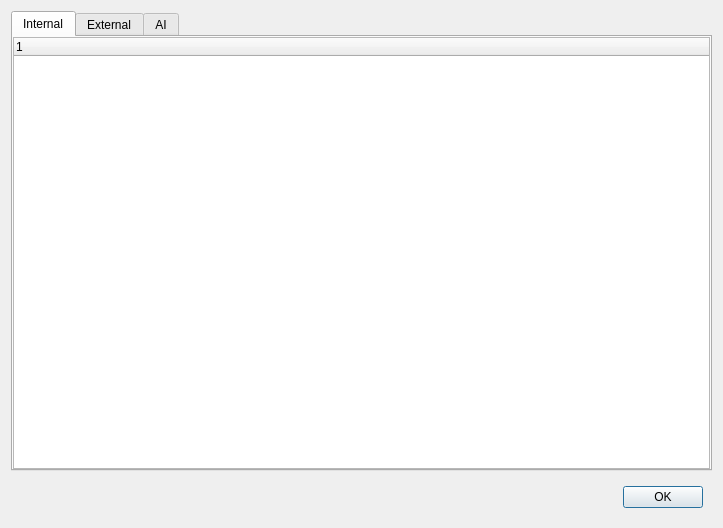
<?xml version="1.0" encoding="UTF-8"?>
<ui version="4.0">
 <class>ModuleInfoDialog</class>
 <widget class="QDialog" name="ModuleInfoDialog">
  <property name="geometry">
   <rect>
    <x>0</x>
    <y>0</y>
    <width>723</width>
    <height>528</height>
   </rect>
  </property>
  <property name="windowTitle">
   <string>Dialog</string>
  </property>
  <layout class="QVBoxLayout" name="verticalLayout">
   <item>
    <widget class="QTabWidget" name="m_tab">
     <property name="currentIndex">
      <number>0</number>
     </property>
     <widget class="QWidget" name="tab">
      <attribute name="title">
       <string>Internal</string>
      </attribute>
      <layout class="QVBoxLayout" name="verticalLayout_2">
       <property name="spacing">
        <number>0</number>
       </property>
       <property name="leftMargin">
        <number>0</number>
       </property>
       <property name="topMargin">
        <number>0</number>
       </property>
       <property name="rightMargin">
        <number>0</number>
       </property>
       <property name="bottomMargin">
        <number>0</number>
       </property>
       <item>
        <widget class="QTreeWidget" name="m_treeModule_Internal">
         <column>
          <property name="text">
           <string notr="true">1</string>
          </property>
         </column>
        </widget>
       </item>
      </layout>
     </widget>
     <widget class="QWidget" name="tab_2">
      <attribute name="title">
       <string>External</string>
      </attribute>
      <layout class="QVBoxLayout" name="verticalLayout_3">
       <property name="leftMargin">
        <number>0</number>
       </property>
       <property name="topMargin">
        <number>0</number>
       </property>
       <property name="rightMargin">
        <number>0</number>
       </property>
       <property name="bottomMargin">
        <number>0</number>
       </property>
       <item>
        <widget class="QTreeWidget" name="m_treeModule_Internal_2">
         <column>
          <property name="text">
           <string notr="true">1</string>
          </property>
         </column>
        </widget>
       </item>
      </layout>
     </widget>
     <widget class="QWidget" name="tab_3">
      <attribute name="title">
       <string>AI</string>
      </attribute>
      <layout class="QVBoxLayout" name="verticalLayout_4">
       <property name="leftMargin">
        <number>0</number>
       </property>
       <property name="topMargin">
        <number>0</number>
       </property>
       <property name="rightMargin">
        <number>0</number>
       </property>
       <property name="bottomMargin">
        <number>0</number>
       </property>
       <item>
        <widget class="QTreeWidget" name="m_treeAIWeight">
         <column>
          <property name="text">
           <string notr="true">1</string>
          </property>
         </column>
        </widget>
       </item>
      </layout>
     </widget>
    </widget>
   </item>
   <item>
    <widget class="QWidget" name="widget" native="true">
     <layout class="QHBoxLayout" name="horizontalLayout">
      <item>
       <spacer name="horizontalSpacer">
        <property name="orientation">
         <enum>Qt::Horizontal</enum>
        </property>
        <property name="sizeHint" stdset="0">
         <size>
          <width>40</width>
          <height>20</height>
         </size>
        </property>
       </spacer>
      </item>
      <item>
       <widget class="QPushButton" name="pushButton">
        <property name="text">
         <string>OK</string>
        </property>
       </widget>
      </item>
     </layout>
    </widget>
   </item>
  </layout>
 </widget>
 <resources/>
 <connections/>
</ui>
